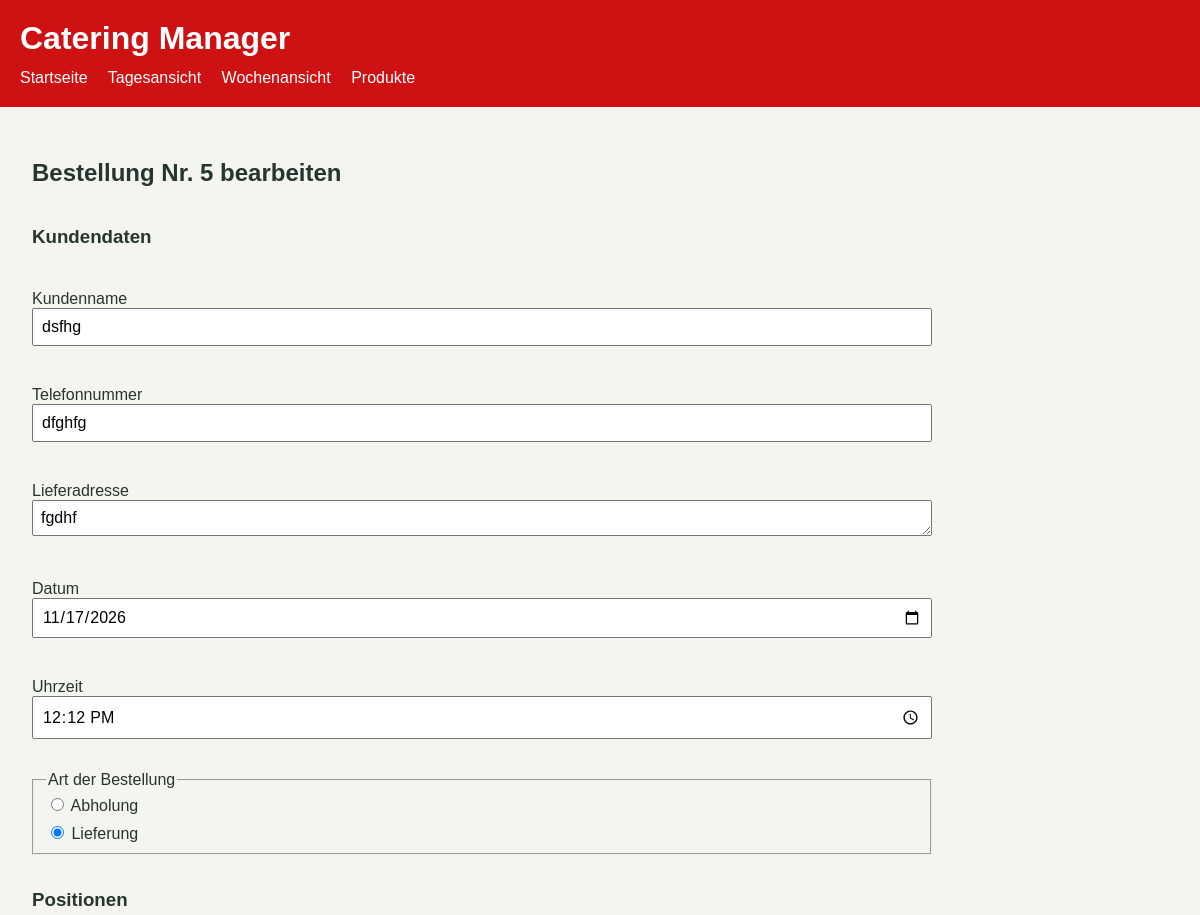
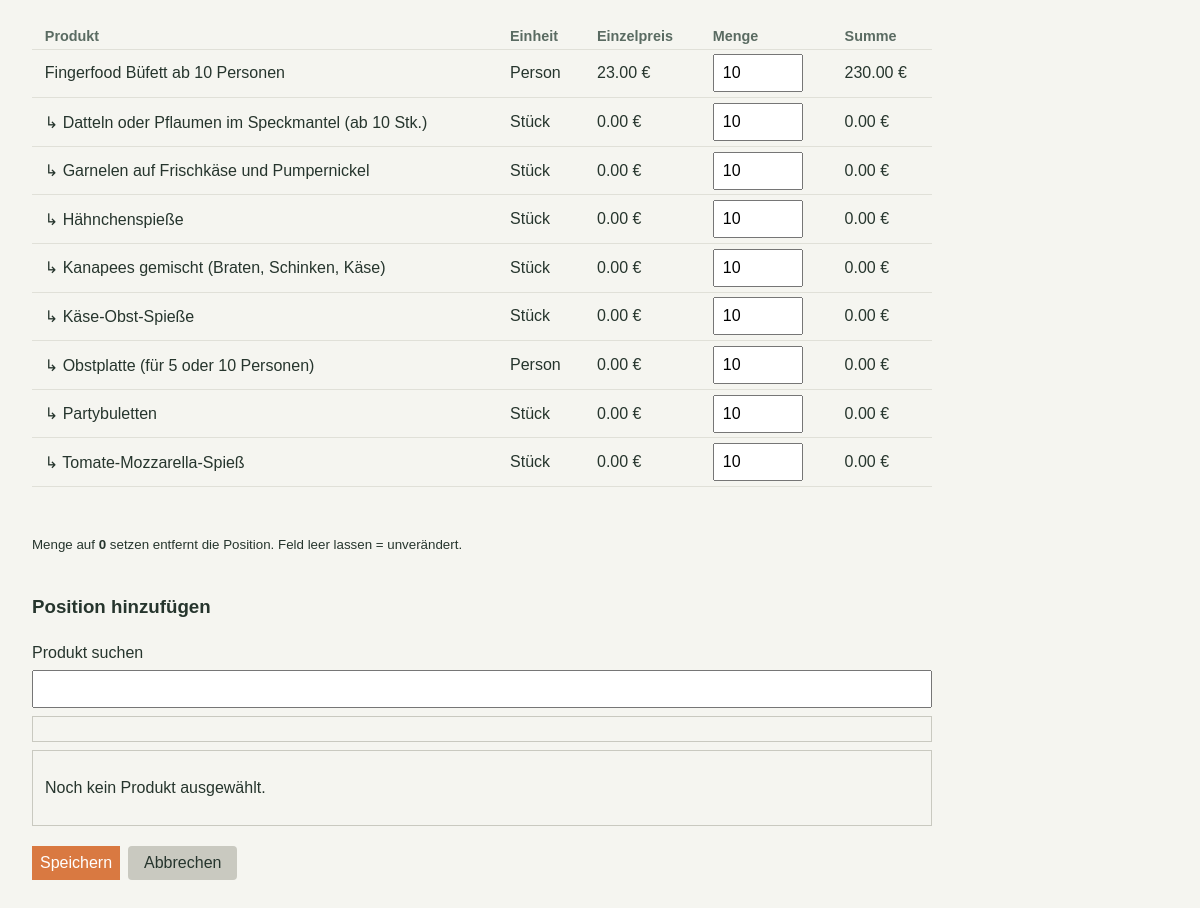
The page /bestellungen/5/bearbeiten on the database its author committed (2 pictures, top to bottom).
### tables this page shows
CREATE TABLE orders (
  id INTEGER PRIMARY KEY,
  customer_name TEXT NOT NULL,
  customer_phone TEXT NOT NULL,
  delivery_address TEXT,
  order_date TEXT NOT NULL,
  order_time TEXT NOT NULL,
  fulfillment_type TEXT NOT NULL CHECK (fulfillment_type IN ('abholung', 'lieferung')),
  created_at TEXT NOT NULL DEFAULT CURRENT_TIMESTAMP
);

CREATE TABLE order_items (
  id INTEGER PRIMARY KEY,
  order_id INTEGER NOT NULL,
  product_id INTEGER NOT NULL,
  quantity INTEGER NOT NULL CHECK (quantity > 0),
  unit_price_cents INTEGER NOT NULL CHECK (unit_price_cents >= 0), bundle_id INTEGER,
  FOREIGN KEY (order_id) REFERENCES orders(id) ON DELETE CASCADE,
  FOREIGN KEY (product_id) REFERENCES products(id) ON DELETE RESTRICT
);

CREATE TABLE products (
  id INTEGER PRIMARY KEY,
  name TEXT NOT NULL,
  price_cents INTEGER NOT NULL CHECK (price_cents >= 0),
  unit TEXT NOT NULL DEFAULT 'Stück',
  tax_rate INTEGER NOT NULL CHECK (tax_rate IN (7, 19)) DEFAULT 19,
  active INTEGER NOT NULL DEFAULT 1
, category_id INTEGER REFERENCES categories(id), bundle_persons INTEGER);

CREATE TABLE bundle_items (
  bundle_id INTEGER NOT NULL REFERENCES products(id) ON DELETE CASCADE,
  component_id INTEGER NOT NULL REFERENCES products(id) ON DELETE RESTRICT,
  quantity_per_person INTEGER NOT NULL DEFAULT 1 CHECK (quantity_per_person > 0),
  PRIMARY KEY (bundle_id, component_id)
);

### app.py (the view, shortened to what this page needs)
@app.route("/bestellungen/<int:order_id>/bearbeiten", methods=["GET", "POST"])
def order_bearbeiten(order_id):
    connection = connect_db()
    order = connection.execute(
        "SELECT * FROM orders WHERE id = ?", (order_id,)
    ).fetchone()
    if order is None:
        connection.close()
        return redirect(url_for("day_view"))
    items = lade_positionen(connection, order_id)
    products = connection.execute(
        "SELECT id, name, price_cents, unit FROM products "
        "WHERE active = 1 ORDER BY name"
    ).fetchall()
    def zeige_formular(werte, positionen, fehler_text=None):
        connection.close()
        return render_template(
            "order_edit.html",
            order=werte,
            items=positionen,
            products=products,
            fehler=fehler_text,
        )
    if request.method == "GET":
        return zeige_formular(dict(order), [dict(i) for i in items])

### app.py (called while the page is built)
def connect_db():
    connection = sqlite3.connect(DB_PATH)
    connection.row_factory = sqlite3.Row
    connection.execute("PRAGMA foreign_keys = ON")
    return connection

def lade_positionen(connection, order_id):
    return connection.execute(
        """
        SELECT order_items.id, order_items.product_id, order_items.bundle_id,
               order_items.quantity, order_items.unit_price_cents,
               products.name, products.unit,
               bi.quantity_per_person AS per_person
        FROM order_items
        JOIN products ON products.id = order_items.product_id
        LEFT JOIN bundle_items bi
               ON bi.bundle_id = order_items.bundle_id
              AND bi.component_id = order_items.product_id
        WHERE order_items.order_id = ?
        ORDER BY order_items.id
        """,
        (order_id,),
    ).fetchall()

### templates/order_edit.html (shortened to what this page needs)
<!doctype html>
<html lang="de">
  <head>
    <link rel="stylesheet" href="/style.css">
  </head>
  <body>
    <header>
      <h1>Catering Manager</h1>
      <nav>
        <a href="/">Startseite</a>
        <a href="/tagesansicht">Tagesansicht</a>
        <a href="#">Wochenansicht</a>
        <a href="/produkte">Produkte</a>
      </nav>
    </header>
    <main>
      <h2>Bestellung Nr. {{ order['id'] }} bearbeiten</h2>
      <form class="form-breit" method="post"
            action="/bestellungen/{{ order['id'] }}/bearbeiten">
        <h3>Kundendaten</h3>
        <p>
          <label for="customer_name">Kundenname</label><br>
          <input type="text" id="customer_name" name="customer_name"
                 value="{{ order['customer_name'] }}" required>
        </p>
        <p>
          <label for="customer_phone">Telefonnummer</label><br>
          <input type="tel" id="customer_phone" name="customer_phone"
                 value="{{ order['customer_phone'] }}" required>
        </p>
        <p>
          <label for="delivery_address">Lieferadresse</label><br>
          <textarea id="delivery_address" name="delivery_address"
                    rows="1">{{ order['delivery_address'] or '' }}</textarea>
        </p>
        <p>
          <label for="order_date">Datum</label><br>
          <input type="date" id="order_date" name="order_date"
                 value="{{ order['order_date'] }}" required>
        </p>
        <p>
          <label for="order_time">Uhrzeit</label><br>
          <input type="time" id="order_time" name="order_time"
                 value="{{ order['order_time'] }}" required>
        </p>
        <fieldset>
          <legend>Art der Bestellung</legend>
          <label>
            <input type="radio" name="fulfillment_type" value="abholung"
                   {% if order['fulfillment_type'] == 'abholung' %}checked{% endif %} required>
            Abholung
          </label>
          <label>
            <input type="radio" name="fulfillment_type" value="lieferung"
                   {% if order['fulfillment_type'] == 'lieferung' %}checked{% endif %}>
            Lieferung
          </label>
        </fieldset>
        <h3>Positionen</h3>
        {% if items %}
          <table>
            <thead>
              <tr>
                <th>Produkt</th>
                <th>Einheit</th>
                <th>Einzelpreis</th>
                <th>Menge</th>
                <th>Summe</th>
              </tr>
            </thead>
            <tbody>
              {% for item in items %}
                <tr>
                  <td>{% if item['bundle_id'] %}↳ {% endif %}{{ item['name'] }}</td>
                  <td>{{ item['unit'] }}</td>
                  <td>{{ '%.2f'|format(item['unit_price_cents'] / 100) }} €</td>
                  <td>
                    <input class="mengenfeld" type="number"
                          id="menge_{{ item['id'] }}"
                          name="menge_{{ item['id'] }}"
                          min="0" value="{{ item['quantity'] }}"
                          data-product-id="{{ item['product_id'] }}"
                          data-alt="{{ item['quantity'] }}"
                          {% if item['bundle_id'] %}
                            data-bundle-id="{{ item['bundle_id'] }}"
                            data-per-person="{{ item['per_person'] or 1 }}"
                          {% endif %}>
                  </td>
                  <td>{{ '%.2f'|format(item['quantity'] * item['unit_price_cents'] / 100) }} €</td>
                </tr>
              {% endfor %}
            </tbody>
          </table>
          <p><small>
            Menge auf <strong>0</strong> setzen entfernt die Position.
            Feld leer lassen = unverändert.
          </small></p>
        {% else %}
          <p>Diese Bestellung hat keine Positionen.</p>
        {% endif %}
        <h3>Position hinzufügen</h3>
        <label for="produktsuche">Produkt suchen</label>
        <input id="produktsuche" type="search" autocomplete="off">
        <div id="suchergebnisse" class="suchergebnisse"></div>
        <div id="neue-positionen" class="ausgewaehlte-produkte">
          <p id="keine-neuen">Noch kein Produkt ausgewählt.</p>
        </div>
        <div class="button-gruppe">
          <button type="submit">Speichern</button>
          <a class="abbrechen" href="/tagesansicht?date={{ order['order_date'] }}">
            Abbrechen
          </a>
        </div>
      </form>
    </main>
  </body>
</html>

### rows shown on the page
orders: id "5", customer_name "dsfhg", customer_phone "dfghfg", delivery_address "fgdhf", order_date "11/17/2026", order_time "12:12", fulfillment_type "☐ Abholung", fulfillment_type "☑ Lieferung"
order_items: name "Fingerfood Büfett ab 10 Personen", unit "Person", item['unit_price_cents']/100 "23.00", quantity "10", item['quantity']*item['unit_price_cents']/100 "230.00"
order_items: name "Datteln oder Pflaumen im Speckmantel (ab 10 Stk.)", unit "Stück", item['unit_price_cents']/100 "0.00", id "10", item['quantity']*item['unit_price_cents']/100 "0.00"
order_items: name "Garnelen auf Frischkäse und Pumpernickel", unit "Stück", item['unit_price_cents']/100 "0.00", id "10", item['quantity']*item['unit_price_cents']/100 "0.00"
order_items: name "Hähnchenspieße", unit "Stück", item['unit_price_cents']/100 "0.00", id "10", item['quantity']*item['unit_price_cents']/100 "0.00"
order_items: name "Kanapees gemischt (Braten, Schinken, Käse)", unit "Stück", item['unit_price_cents']/100 "0.00", id "10", item['quantity']*item['unit_price_cents']/100 "0.00"
order_items: name "Käse-Obst-Spieße", unit "Stück", item['unit_price_cents']/100 "0.00", id "10", item['quantity']*item['unit_price_cents']/100 "0.00"
order_items: name "Obstplatte (für 5 oder 10 Personen)", unit "Person", item['unit_price_cents']/100 "0.00", id "10", item['quantity']*item['unit_price_cents']/100 "0.00"
order_items: name "Partybuletten", unit "Stück", item['unit_price_cents']/100 "0.00", id "10", item['quantity']*item['unit_price_cents']/100 "0.00"
order_items: name "Tomate-Mozzarella-Spieß", unit "Stück", item['unit_price_cents']/100 "0.00", id "10", item['quantity']*item['unit_price_cents']/100 "0.00"
